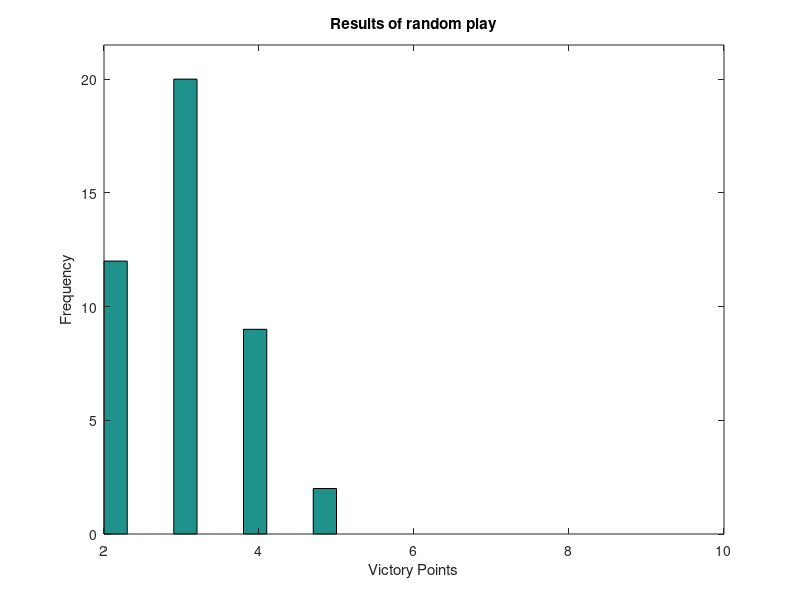

The MATLAB source for this figure:
results= [2   3   3   3   4   2   2   3   4   4   2   3   2   4   3   3   2   3   4   3   4   2   3   4 2 3 3 3 2 3 2 3 3 5 2 3 2 3 3 3 4 4 5];
bins = [2 3 4 5 6 7 8 9 10];
hist(results);
xlabel("Victory Points");
ylabel("Frequency");
numResults = length(results);
axis([2 10 0 numResults/2]);
title("Results of random play");
avg = mean(results);
dev = std(results);
